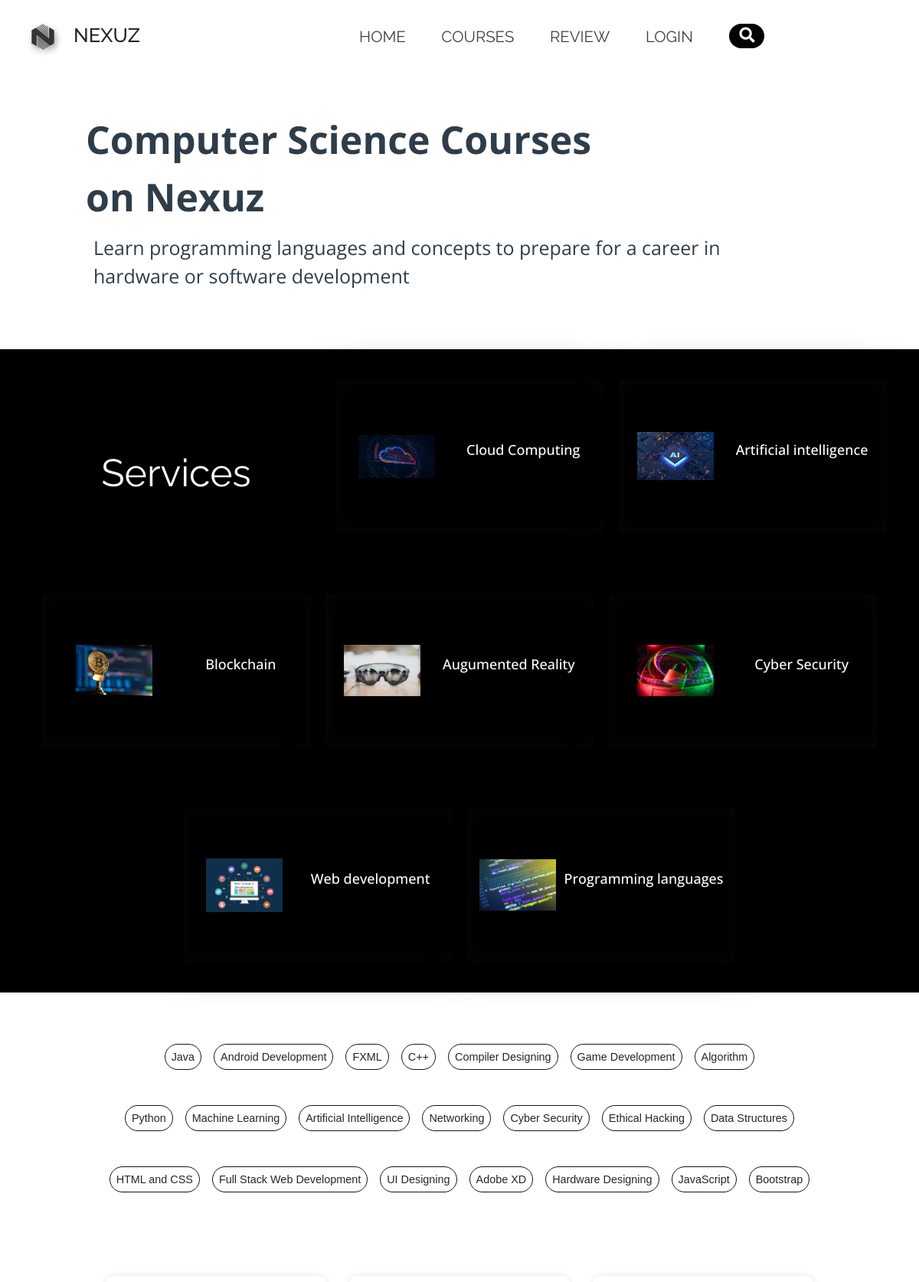
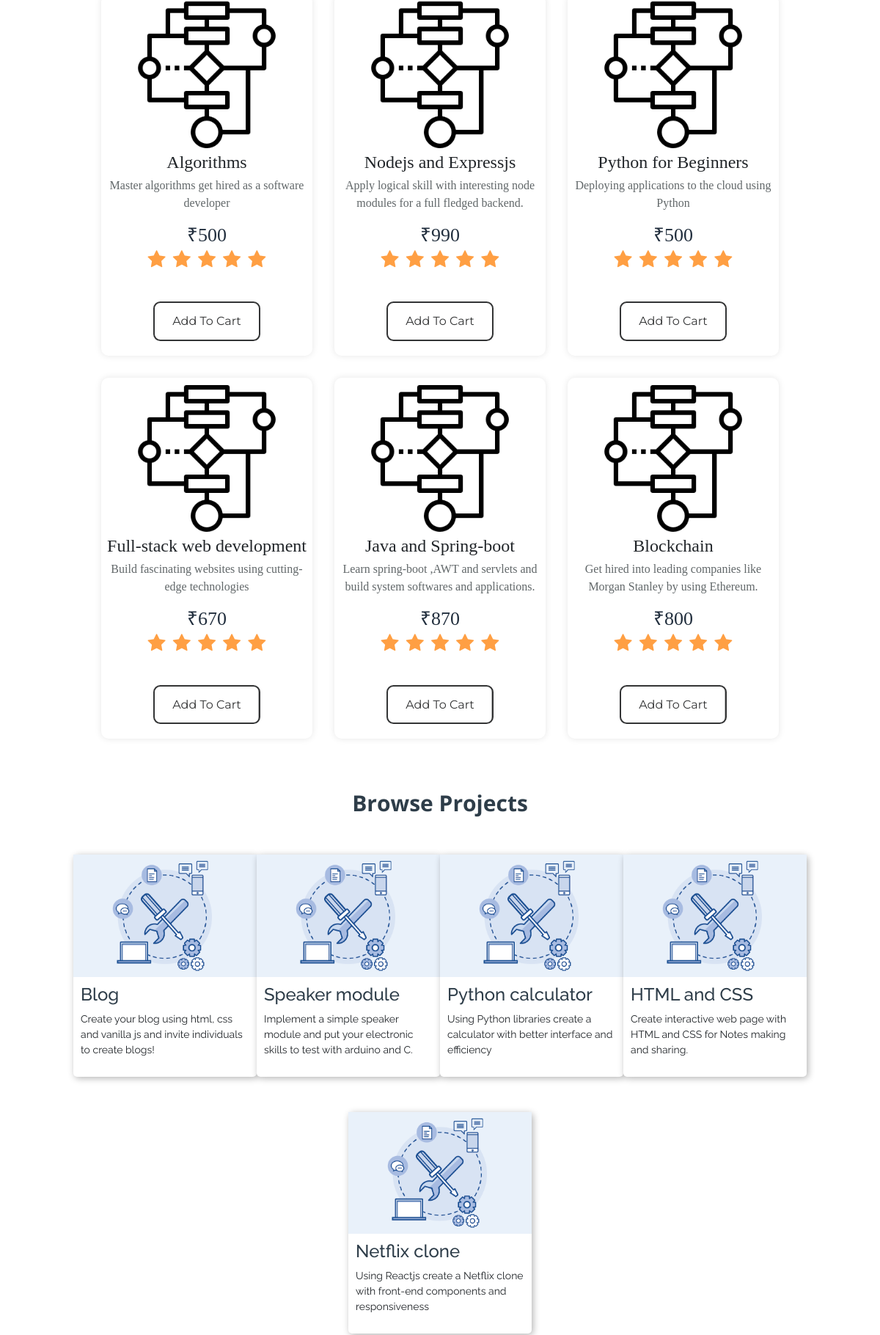
Screenshot of /course2.php (upper part) with the database file from the repository (2 pictures, top to bottom).
### tables this page shows
CREATE TABLE `course_details` (
  `courseid` int(11) NOT NULL,
  `coursename` varchar(80) NOT NULL,
  `descrip` varchar(500) NOT NULL,
  `enrolled` int(11) NOT NULL,
  `cost` int(11) NOT NULL,
  `image` varchar(30) NOT NULL
);

CREATE TABLE `project` (
  `project_id` int(11) NOT NULL,
  `project_name` varchar(50) DEFAULT NULL,
  `description` varchar(300) DEFAULT NULL,
  `userpid` int(11) NOT NULL
);

### course2.php (the view, shortened to what this page needs)
<?php
include 'config.php';
$result = mysqli_query($conn,"SELECT * FROM  course_details ");
$resultproject = mysqli_query($conn,"SELECT * FROM  project LIMIT 5");
?>
<!DOCTYPE html>
<html>
<head>
    <link rel="stylesheet" href="https://cdnjs.cloudflare.com/ajax/libs/font-awesome/5.15.4/css/all.min.css">
    <link rel="stylesheet" href="https://stackpath.bootstrapcdn.com/bootstrap/4.5.0/css/bootstrap.min.css">
    <link rel="stylesheet" href="https://maxcdn.bootstrapcdn.com/font-awesome/4.7.0/css/font-awesome.min.css">
    <link rel="stylesheet" href="https://stackpath.bootstrapcdn.com/bootstrap/4.4.1/css/bootstrap.min.css"
>
    <link rel="stylesheet" type="text/css" href="css\course2.css">
</head>
<body>
    <header>
        <div class="container-fluid p-0">
            <nav class="navbar navbar-expand-lg">
                <img src="logo.png" class="logo">
                <h2>NEXUZ</h2>
                <div class="collapse navbar-collapse" id="navbarNav">
                    <ul class="navbar-nav">
                        <li class="nav-item active">
                            <a class="nav-link hover-underline-animation" href="index.php">HOME
                            </a>
                        </li>
                        <li class="nav-item">
                            <a class="nav-link hover-underline-animation" href="course2.php">COURSES</a>
                        </li>
                        <li class="nav-item">
                            <a class="nav-link hover-underline-animation" href="index.php#review">REVIEW</a>
                        </li>
                        <?php if(!isset($_SESSION['name'])){ ?>
                            <li class="nav-item"> <a class="nav-link hover-underline-animation" href="login.php">LOGIN</a></li>
                        <?php }else{ ?>
                            <li class="nav-item"> <a class="nav-link hover-underline-animation" href="logout.php">LOGOUT</a></li>
                        <?php } ?>
                        <li class="nav-item">
                                <div class="nav-link search-box">
                                <button class="btn-search"><i class="fas fa-search"></i></button>
                                <input id="searchTxt" type="text" class="input-search" placeholder="Type to Search...">
                            </div>
                        </li>
                    </ul>
                </div>
            </nav>
        </div>
    </header>
    <div class="title" id="title">
        <span>Computer Science Courses<br>on Nexuz</span>
        <div class="shortdesc">
            <p>Learn programming languages and concepts to prepare for a career in<br>hardware or software development
            </p>
        </div>
    </div>
    <div class="service-swipe" id="service-swipe">
        <div class="diffSection" id="services_section">
            <p style="font-size: 50px; padding: 100px; padding-bottom: 40px; color: rgb(255, 255, 255);"
                class="hover-underline-animation">Services</p>
        </div>
        <a href="subjects/computer_courses.html">
            <div class="s-card"><img src="images/cloud.jpg">
                <p style="font-size: large; font-weight: 500;">Cloud Computing</p>
            </div>
        </a>
        <a href="subjects/jee.html">
            <div class="s-card"><img src="images/ai.jpg">
                <p style="font-size: large;font-weight: 500;">Artificial intelligence</p>
            </div>
        </a>
        <a href="#">
            <div class="s-card"><img src="images/blockchain.jpg">
                <p style="font-size: large;font-weight: 500;">Blockchain</p>
            </div>
        </a>
        <a href="subjects/jee.htm>_papers">
            <div class="s-card"><img src="images/ar.jpg">
                <p style="font-size: large;font-weight: 500;">Augumented Reality </p>
            </div>
        </a>
        <a href="#contactus_section">
            <div class="s-card"><img src="images/cyber.jpg">
                <p style="font-size: large;font-weight: 500;">Cyber Security</p>
            </div>
        </a>
        <a href="subjects/quiz.html">
            <div class="s-card"><img src="images/web.jpg">
                <p style="font-size: large;font-weight: 500;">Web development</p>
            </div>
        </a>
        <a href="#contactus_section">
            <div class="s-card"><img src="images/lang.jpg">
                <p style="font-size: large;font-weight: 500;">Programming languages</p>
            </div>
        </a>
    </div>
    <div class="course">
        <div class="cbox">
            <div class="det"><a href="#java">Java</a></div>
            <div class="det"><a href="https://developer.android.com/">Android Development</a></div>
            <div class="det"><a href="https://docs.oracle.com/javafx/2/get_started/fxml_tutorial.htm">FXML</a></div>
            <div class="det"><a href="#c++">C++</a></div>
            <div class="det"><a href="https://www.geeksforgeeks.org/introduction-of-compiler-design/">Compiler
                    Designing</a></div>
            <div class="det"><a href="https://www.coursera.org/specializations/game-design-and-development">Game
                    Development</a></div>
            <div class="det"><a href="#algo">Algorithm</a></div>
        </div>
        <div class="cbox">
            <div class="det"><a href="#python">Python</a></div>
            <div class="det"><a href="https://www.coursera.org/learn/machine-learning">Machine Learning</a></div>
            <div class="det"><a href="https://en.wikipedia.org/wiki/Artificial_intelligence">Artificial Intelligence</a>
            </div>
            <div class="det"><a href="https://en.wikipedia.org/wiki/Network">Networking</a></div>
            <div class="det"><a href="https://www.kaspersky.co.in/resource-div/definitions/what-is-cyber-security">Cyber
                    Security</a></div>
            <div class="det"><a href="https://www.eccouncil.org/ethical-hacking/">Ethical Hacking</a></div>
            <div class="det"><a href="#data">Data Structures</a></div>
        </div>
        <div class="cbox">
            <div class="det"><a href="#html_css">HTML and CSS</a></div>
            <div class="det"><a href="https://www.udacity.com/course/full-stack-web-developer-nanodegree--nd0044">Full
                    Stack Web Development</a></div>
            <div class="det"><a
                    href="https://uxplanet.org/what-is-ui-vs-ux-design-and-the-difference-d9113f6612de?gi=6d9d13f4cc95">UI
                    Designing</a></div>
            <div class="det"><a href="https://www.adobe.com/in/products/xd.html">Adobe XD</a></div>
            <div class="det"><a href="https://www.sciencedirect.com/topics/computer-science/hardware-design">Hardware
                    Designing</a></div>
            <div class="det"><a href="#javascript">JavaScript</a></div>
            <div class="det"><a href="#html_css">Bootstrap</a></div>
        </div>
    </div>
    <div class="gallery">
               <?php
               while($rows=mysqli_fetch_array($result)){
              ?>
        <div class="content">
            <img src="images/algorithm.png">
            <h3><?php echo $rows['coursename']; ?></h3>
            <p><?php echo $rows['descrip']; ?></p>
            <h6>₹<?php echo $rows['cost']; ?></h6>
            <ul>
                <li><i class="fa fa-star" aria-hidden="true"></i></li>
                <li><i class="fa fa-star" aria-hidden="true"></i></li>
                <li><i class="fa fa-star" aria-hidden="true"></i></li>
                <li><i class="fa fa-star" aria-hidden="true"></i></li>
                <li><i class="fa fa-star" aria-hidden="true"></i></li>
            </ul>
            <form method="post" action="cart.php?action=add&courseid=<?php echo $rows["courseid"]; ?>">
            <input class="fourth" type="submit" value="Add To Cart">
        </form>
        </div>
         <?php
        }?>
</div>
<div class="inbt">
        <span class="hover-underline-animation">Browse Projects</span>
    </div>
    <div class="project-panel">
               <?php while($rowproj=mysqli_fetch_array($resultproject)){ ?>
         <div class="project-card">
            <img src="images/lib.png">
            <div class="info">
                <h4><?php echo $rowproj['project_name']; ?></h4>
                <p><?php echo $rowproj['description']; ?></p>
            </div>
        </div>
        <?php } ?>
     </div>
    <br><br><br><br>
</body>
</html>

### rows the page displays
course_details: coursename "Algorithms", descrip "Master algorithms get hired as a software developer", cost "500"
course_details: coursename "Nodejs and Expressjs", descrip "Apply logical skill with interesting node modules for a full fledged backend.", cost "990"
course_details: coursename "Python for Beginners", descrip "Deploying applications to the cloud using Python", cost "500"
course_details: coursename "Full-stack web development", descrip "Build fascinating websites using cutting-edge technologies", cost "670"
course_details: coursename "Java and Spring-boot", descrip "Learn spring-boot ,AWT and servlets and build system softwares and applications.", cost "870"
course_details: coursename "Blockchain", descrip "Get hired into leading companies like Morgan Stanley by using Ethereum.", cost "800"
project: project_name "Blog", description "Create your blog using html, css and vanilla js and invite individuals to create blogs!"
project: project_name "Speaker module", description "Implement a simple speaker module and put your electronic skills to test with arduino and C."
project: project_name "Python calculator", description "Using Python libraries create a calculator with better interface and efficiency"
project: project_name "HTML and CSS", description "Create interactive web page with HTML and CSS for Notes making and sharing."
project: project_name "Netflix clone", description "Using Reactjs create a Netflix clone with front-end components and responsiveness"
